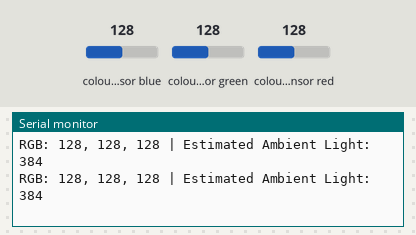
Bench run of a sketch on a simulated Arduino Nano 33 BLE. On the bench: the last lines printed to the serial monitor. The test bench sets the inputs (shaded band); at power-on: colour sensor blue 128, colour sensor green 128, colour sensor red 128.

Above: at 1.2 s.
1.3 s: colour sensor blue set to 5
At 1.32 s:
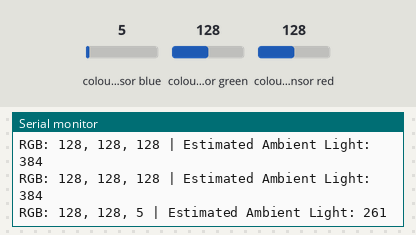
2.8 s: colour sensor green set to 5
At 2.84 s:
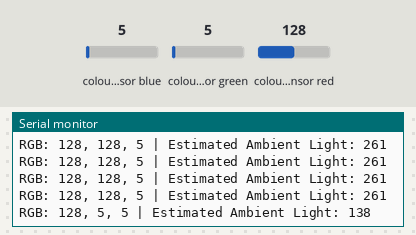
4.3 s: colour sensor red set to 5
At 4.36 s:
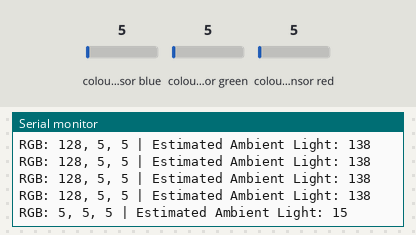
Timing chart, 0 to 7.3 s (numbered marks = the images above; inputs shaded):
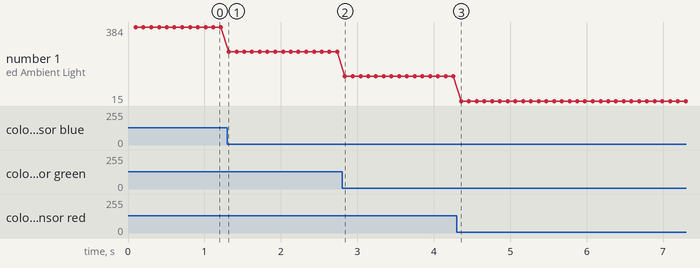

Measured:
- after the input at 1.3 s, the serial monitor: prints a new line at once (image 1)
- after the input at 2.8 s, the serial monitor: prints a new line at once (image 2)
- after the input at 4.3 s, the serial monitor: prints a new line after 0.06 s (image 3)
- plotted number 1: 384 → 261 after the input at 1.3 s, 261 → 138 after the input at 2.8 s, 138 → 15 after the input at 4.3 s

The sketch:

Lesson5_1.ino
```cpp
#include <Arduino_APDS9960.h>  // Include APDS-9960 sensor library

int r = 0, g = 0, b = 0;              // RGB variables
unsigned long lastUpdate = 0;        // For timing

void setup() {
  Serial.begin(115200);              // Start Serial Monitor
  while (!Serial);                   // Wait for Serial Monitor

  if (!APDS.begin()) {
    Serial.println("Failed to initialize APDS-9960 sensor!");
    while (1);  // Stop program if sensor fails
  }

  Serial.println("APDS-9960 sensor initialized.");
}

void loop() {
  if (APDS.colorAvailable()) {
    APDS.readColor(r, g, b);         // Read RGB values from sensor
  }

  if (millis() - lastUpdate > 100) {
    lastUpdate = millis();           // Update the timer marker

    int ambient = r + g + b;         // Estimate ambient light using R + G + B

    Serial.print("RGB: ");
    Serial.print(r); Serial.print(", ");
    Serial.print(g); Serial.print(", ");
    Serial.print(b);

    Serial.print(" | Estimated Ambient Light: ");
    Serial.println(ambient);         // Print the estimated ambient light level
  }
}
```
